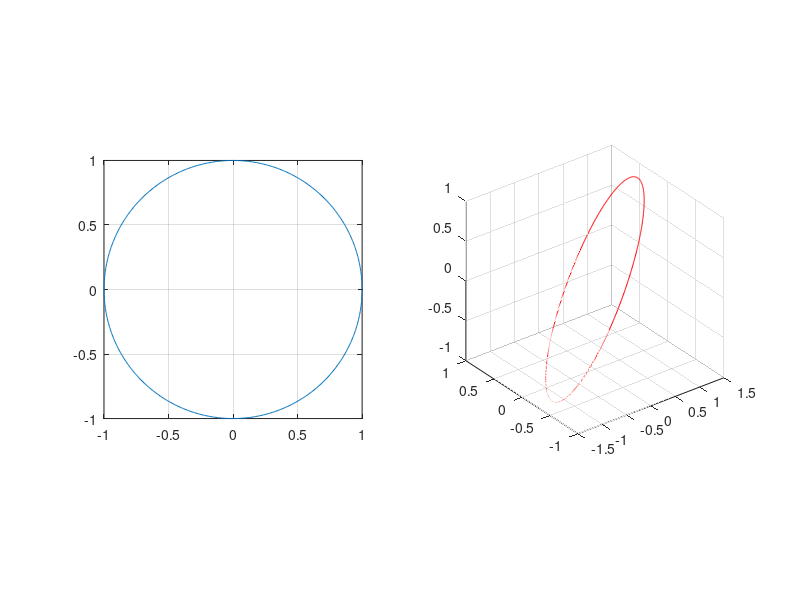

MATLAB code to generate this figure:
A=[1 1;
   1 0;
   0 1];
   
t=0:0.01:2*pi;

x=cos(t);
y=sin(t);
X=[x;y];XX=[];

subplot(1,2,1)
plot(x,y),grid,axis square

for i=1:length(x)
 x1=X(:,i);
 Xi=A*x1;
 XXX=[XX Xi];
 XX=XXX;
end

subplot(1,2,2)
plot3(XX(1,:),XX(2,:),XX(3,:),'r'),grid, axis square

AA=A'*A
[V,D]=eig(AA);
v1=V(:,1);v2=V(:,2);
Av1=A*v1, Av2=A*v2
norm(Av1),norm(Av2)